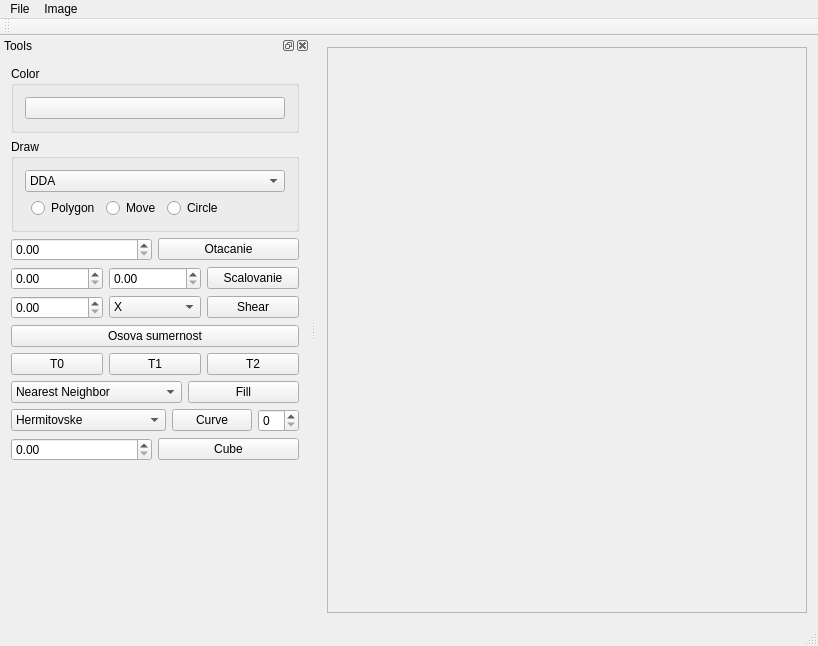
<?xml version="1.0" encoding="UTF-8"?>
<ui version="4.0">
 <class>ImageViewerClass</class>
 <widget class="QMainWindow" name="ImageViewerClass">
  <property name="geometry">
   <rect>
    <x>0</x>
    <y>0</y>
    <width>818</width>
    <height>646</height>
   </rect>
  </property>
  <property name="windowTitle">
   <string>ImageViewer</string>
  </property>
  <widget class="QWidget" name="centralWidget">
   <layout class="QHBoxLayout" name="horizontalLayout">
    <item>
     <widget class="QScrollArea" name="scrollArea">
      <property name="widgetResizable">
       <bool>true</bool>
      </property>
      <widget class="QWidget" name="scrollAreaWidgetContents">
       <property name="geometry">
        <rect>
         <x>0</x>
         <y>0</y>
         <width>484</width>
         <height>565</height>
        </rect>
       </property>
      </widget>
     </widget>
    </item>
   </layout>
  </widget>
  <widget class="QMenuBar" name="menuBar">
   <property name="geometry">
    <rect>
     <x>0</x>
     <y>0</y>
     <width>818</width>
     <height>22</height>
    </rect>
   </property>
   <widget class="QMenu" name="menuFile">
    <property name="title">
     <string>File</string>
    </property>
    <addaction name="actionOpen"/>
    <addaction name="actionSave_as"/>
    <addaction name="separator"/>
    <addaction name="actionExit"/>
    <addaction name="separator"/>
    <addaction name="actionSave_3D"/>
    <addaction name="actionOpen_3D"/>
   </widget>
   <widget class="QMenu" name="menuImage">
    <property name="title">
     <string>Image</string>
    </property>
    <addaction name="actionClear"/>
   </widget>
   <addaction name="menuFile"/>
   <addaction name="menuImage"/>
  </widget>
  <widget class="QToolBar" name="mainToolBar">
   <attribute name="toolBarArea">
    <enum>TopToolBarArea</enum>
   </attribute>
   <attribute name="toolBarBreak">
    <bool>false</bool>
   </attribute>
  </widget>
  <widget class="QStatusBar" name="statusBar"/>
  <widget class="QDockWidget" name="dockWidget">
   <property name="windowTitle">
    <string>Tools</string>
   </property>
   <attribute name="dockWidgetArea">
    <number>1</number>
   </attribute>
   <widget class="QWidget" name="dockWidgetContents">
    <layout class="QVBoxLayout" name="verticalLayout">
     <item>
      <widget class="QGroupBox" name="groupBox">
       <property name="title">
        <string>Color</string>
       </property>
       <layout class="QVBoxLayout" name="verticalLayout_2">
        <item>
         <widget class="QPushButton" name="pushButtonSetColor">
          <property name="text">
           <string/>
          </property>
         </widget>
        </item>
       </layout>
      </widget>
     </item>
     <item>
      <widget class="QGroupBox" name="groupBox_2">
       <property name="title">
        <string>Draw</string>
       </property>
       <layout class="QGridLayout" name="gridLayout">
        <item row="1" column="1">
         <widget class="QRadioButton" name="Polygon">
          <property name="text">
           <string>Polygon</string>
          </property>
         </widget>
        </item>
        <item row="1" column="2">
         <widget class="QRadioButton" name="Move">
          <property name="text">
           <string>Move</string>
          </property>
         </widget>
        </item>
        <item row="0" column="0" colspan="5">
         <widget class="QComboBox" name="comboBoxLineAlg">
          <item>
           <property name="text">
            <string>DDA</string>
           </property>
          </item>
          <item>
           <property name="text">
            <string>Bresenham</string>
           </property>
          </item>
          <item>
           <property name="text">
            <string>Circle</string>
           </property>
          </item>
         </widget>
        </item>
        <item row="1" column="4">
         <spacer name="horizontalSpacer">
          <property name="orientation">
           <enum>Qt::Orientation::Horizontal</enum>
          </property>
          <property name="sizeHint" stdset="0">
           <size>
            <width>40</width>
            <height>20</height>
           </size>
          </property>
         </spacer>
        </item>
        <item row="1" column="3">
         <widget class="QRadioButton" name="CircleLL">
          <property name="text">
           <string>Circle</string>
          </property>
         </widget>
        </item>
       </layout>
      </widget>
     </item>
     <item>
      <layout class="QHBoxLayout" name="horizontalLayout_2">
       <item>
        <widget class="QDoubleSpinBox" name="spinRotation"/>
       </item>
       <item>
        <widget class="QPushButton" name="Rotation">
         <property name="text">
          <string>Otacanie</string>
         </property>
        </widget>
       </item>
      </layout>
     </item>
     <item>
      <layout class="QHBoxLayout" name="horizontalLayout_3">
       <item>
        <widget class="QDoubleSpinBox" name="spinX"/>
       </item>
       <item>
        <widget class="QDoubleSpinBox" name="spinY"/>
       </item>
       <item>
        <widget class="QPushButton" name="Scale">
         <property name="text">
          <string>Scalovanie</string>
         </property>
        </widget>
       </item>
      </layout>
     </item>
     <item>
      <layout class="QHBoxLayout" name="horizontalLayout_4">
       <item>
        <widget class="QDoubleSpinBox" name="spinShear"/>
       </item>
       <item>
        <widget class="QComboBox" name="comboBoxShear">
         <item>
          <property name="text">
           <string>X</string>
          </property>
         </item>
         <item>
          <property name="text">
           <string>Y</string>
          </property>
         </item>
        </widget>
       </item>
       <item>
        <widget class="QPushButton" name="Shear">
         <property name="text">
          <string>Shear</string>
         </property>
        </widget>
       </item>
      </layout>
     </item>
     <item>
      <widget class="QPushButton" name="OsSum">
       <property name="text">
        <string>Osova sumernost</string>
       </property>
      </widget>
     </item>
     <item>
      <layout class="QHBoxLayout" name="horizontalLayout_5">
       <item>
        <widget class="QPushButton" name="T0Color">
         <property name="text">
          <string>T0</string>
         </property>
        </widget>
       </item>
       <item>
        <widget class="QPushButton" name="T1Color">
         <property name="text">
          <string>T1</string>
         </property>
        </widget>
       </item>
       <item>
        <widget class="QPushButton" name="T2Color">
         <property name="text">
          <string>T2</string>
         </property>
        </widget>
       </item>
      </layout>
     </item>
     <item>
      <layout class="QHBoxLayout" name="horizontalLayout_6">
       <item>
        <widget class="QComboBox" name="FillType">
         <item>
          <property name="text">
           <string>Nearest Neighbor</string>
          </property>
         </item>
         <item>
          <property name="text">
           <string>Barycentricka interpolacia</string>
          </property>
         </item>
         <item>
          <property name="text">
           <string>Vyplnenie</string>
          </property>
         </item>
        </widget>
       </item>
       <item>
        <widget class="QPushButton" name="Fill">
         <property name="text">
          <string>Fill</string>
         </property>
         <property name="checkable">
          <bool>true</bool>
         </property>
        </widget>
       </item>
      </layout>
     </item>
     <item>
      <layout class="QHBoxLayout" name="horizontalLayout_7">
       <item>
        <widget class="QComboBox" name="CurveType">
         <item>
          <property name="text">
           <string>Hermitovske</string>
          </property>
         </item>
         <item>
          <property name="text">
           <string>Bezirove</string>
          </property>
         </item>
         <item>
          <property name="text">
           <string>Casteljauov algoritmus</string>
          </property>
         </item>
        </widget>
       </item>
       <item>
        <widget class="QPushButton" name="Curve">
         <property name="text">
          <string>Curve</string>
         </property>
         <property name="checkable">
          <bool>true</bool>
         </property>
        </widget>
       </item>
       <item>
        <widget class="QSpinBox" name="spinBox"/>
       </item>
      </layout>
     </item>
     <item>
      <layout class="QHBoxLayout" name="horizontalLayout_8">
       <item>
        <widget class="QDoubleSpinBox" name="spinCube"/>
       </item>
       <item>
        <widget class="QPushButton" name="pbCube">
         <property name="text">
          <string>Cube</string>
         </property>
        </widget>
       </item>
      </layout>
     </item>
     <item>
      <spacer name="verticalSpacer">
       <property name="orientation">
        <enum>Qt::Orientation::Vertical</enum>
       </property>
       <property name="sizeHint" stdset="0">
        <size>
         <width>20</width>
         <height>40</height>
        </size>
       </property>
      </spacer>
     </item>
    </layout>
   </widget>
  </widget>
  <action name="actionOpen">
   <property name="text">
    <string>Open</string>
   </property>
   <property name="shortcut">
    <string>Ctrl+O</string>
   </property>
  </action>
  <action name="actionSave_as">
   <property name="text">
    <string>Save as</string>
   </property>
   <property name="shortcut">
    <string>Ctrl+S</string>
   </property>
  </action>
  <action name="actionClear">
   <property name="text">
    <string>Clear</string>
   </property>
  </action>
  <action name="actionExit">
   <property name="text">
    <string>Exit</string>
   </property>
   <property name="shortcut">
    <string>Alt+F4</string>
   </property>
  </action>
  <action name="actionResize">
   <property name="text">
    <string>Resize</string>
   </property>
  </action>
  <action name="actionSave_3D">
   <property name="text">
    <string>Save_3D</string>
   </property>
  </action>
  <action name="actionOpen_3D">
   <property name="text">
    <string>Open_3D</string>
   </property>
  </action>
 </widget>
 <layoutdefault spacing="6" margin="11"/>
 <resources/>
 <connections/>
</ui>
